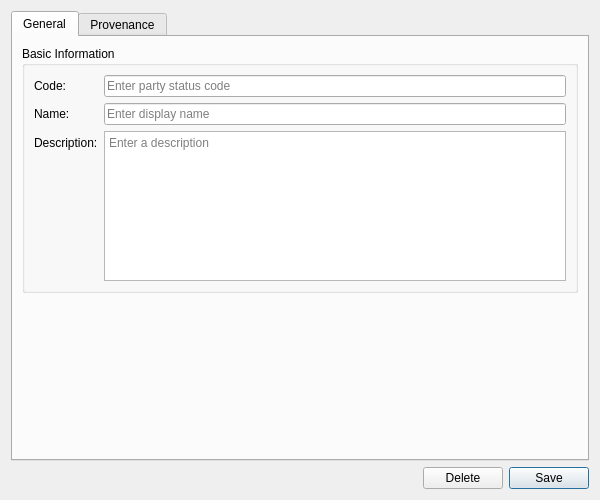
<?xml version="1.0" encoding="UTF-8"?>
<ui version="4.0">
 <class>PartyStatusDetailDialog</class>
 <widget class="QWidget" name="PartyStatusDetailDialog">
  <property name="geometry">
   <rect>
    <x>0</x>
    <y>0</y>
    <width>600</width>
    <height>500</height>
   </rect>
  </property>
  <property name="sizePolicy">
   <sizepolicy hsizetype="Preferred" vsizetype="Preferred">
    <horstretch>0</horstretch>
    <verstretch>0</verstretch>
   </sizepolicy>
  </property>
  <property name="minimumSize">
   <size>
    <width>600</width>
    <height>500</height>
   </size>
  </property>
  <property name="windowTitle">
   <string>Party Status Details</string>
  </property>
  <layout class="QVBoxLayout" name="verticalLayout">
   <item>
    <widget class="QTabWidget" name="tabWidget">
     <property name="currentIndex"><number>0</number></property>
     <widget class="QWidget" name="generalTab">
      <attribute name="title"><string>General</string></attribute>
      <layout class="QVBoxLayout" name="generalLayout">
       <item>
        <widget class="QGroupBox" name="basicInfoGroup">
         <property name="title">
          <string>Basic Information</string>
         </property>
         <layout class="QFormLayout" name="formLayout">
          <item row="0" column="0">
           <widget class="QLabel" name="labelCode">
            <property name="text">
             <string>Code:</string>
            </property>
           </widget>
          </item>
          <item row="0" column="1">
           <widget class="QLineEdit" name="codeEdit">
            <property name="placeholderText">
             <string>Enter party status code</string>
            </property>
           </widget>
          </item>
          <item row="1" column="0">
           <widget class="QLabel" name="labelName">
            <property name="text">
             <string>Name:</string>
            </property>
           </widget>
          </item>
          <item row="1" column="1">
           <widget class="QLineEdit" name="nameEdit">
            <property name="placeholderText">
             <string>Enter display name</string>
            </property>
           </widget>
          </item>
          <item row="2" column="0">
           <widget class="QLabel" name="labelDescription">
            <property name="text">
             <string>Description:</string>
            </property>
           </widget>
          </item>
          <item row="2" column="1">
           <widget class="QPlainTextEdit" name="descriptionEdit">
            <property name="minimumSize">
             <size>
              <width>0</width>
              <height>80</height>
             </size>
            </property>
            <property name="maximumSize">
             <size>
              <width>16777215</width>
              <height>150</height>
             </size>
            </property>
            <property name="placeholderText">
             <string>Enter a description</string>
            </property>
           </widget>
          </item>
         </layout>
        </widget>
       </item>
       <item>
        <spacer name="verticalSpacer">
         <property name="orientation">
          <enum>Qt::Vertical</enum>
         </property>
         <property name="sizeHint" stdset="0">
          <size>
           <width>20</width>
           <height>40</height>
          </size>
         </property>
        </spacer>
       </item>
      </layout>
     </widget>
     <widget class="QWidget" name="provenanceTab">
      <attribute name="title"><string>Provenance</string></attribute>
      <layout class="QVBoxLayout" name="provenanceTabLayout">
       <item>
        <widget class="ores::qt::ProvenanceWidget" name="provenanceWidget" native="true"/>
       </item>
      </layout>
     </widget>
    </widget>
   </item>
   <item>
    <layout class="QHBoxLayout" name="buttonLayout">
     <item>
      <spacer name="horizontalSpacer">
       <property name="orientation">
        <enum>Qt::Horizontal</enum>
       </property>
       <property name="sizeHint" stdset="0">
        <size>
         <width>40</width>
         <height>20</height>
        </size>
       </property>
      </spacer>
     </item>
     <item>
      <widget class="QPushButton" name="deleteButton">
       <property name="text">
        <string>Delete</string>
       </property>
      </widget>
     </item>
     <item>
      <widget class="QPushButton" name="saveButton">
       <property name="text">
        <string>Save</string>
       </property>
       <property name="default">
        <bool>true</bool>
       </property>
      </widget>
     </item>
    </layout>
   </item>
  </layout>
 </widget>
 <customwidgets>
  <customwidget>
   <class>ores::qt::ProvenanceWidget</class>
   <extends>QWidget</extends>
   <header>ores.qt/ProvenanceWidget.hpp</header>
  </customwidget>
 </customwidgets>
 <resources/>
 <connections/>
</ui>
